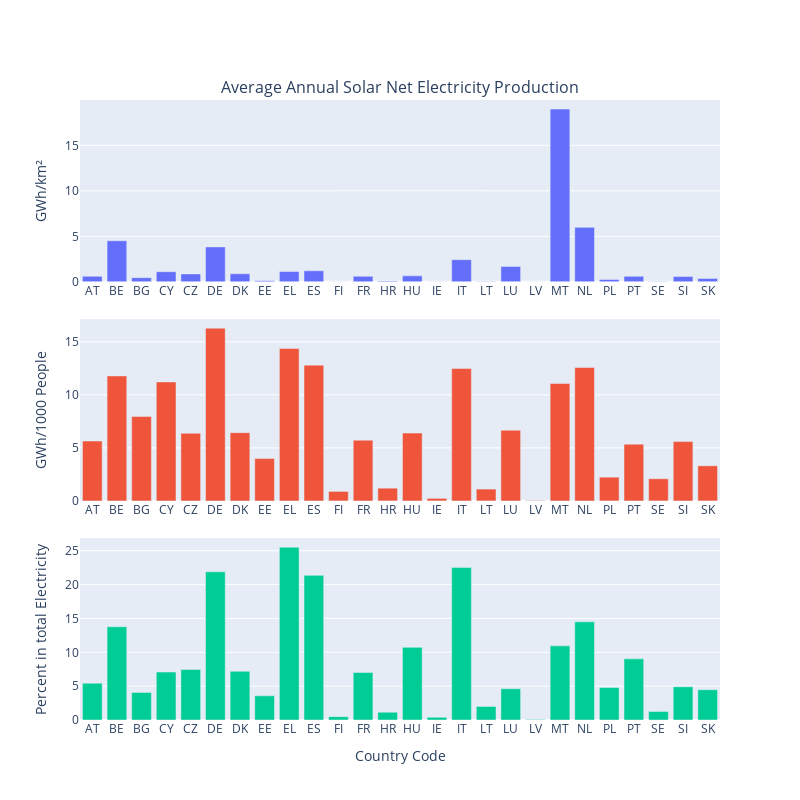

This figure's notebook cell:
### Code cell
fig = make_subplots(rows=3, cols=1, vertical_spacing=0.06,
                    subplot_titles=('Average Annual Solar Net Electricity Production',
                                    '',
                                    ''))

fig.add_trace(go.Bar(
                x=df_countries['country_code'],
                y=df_countries['solar_power_intensity_[GWh_per_km2]']),
                row=1, col=1
                )
fig.add_trace(go.Bar(
                x=df_countries['country_code'],
                y=df_countries['solar_power_intensity_[GWh_per_1000_capita]']),
                row=2, col=1
                )
fig.add_trace(go.Bar(
                x=df_countries['country_code'],
                y=df_countries['solar_share_in_total_electricity_[%]']),
                row=3, col=1
                )

fig.update_layout(height=800, width=800, showlegend=False)

fig.update_xaxes(title_text="Country Code", row=3, col=1)
fig.update_yaxes(title_text="GWh/km²", row=1, col=1)
fig.update_yaxes(title_text="GWh/1000 People", row=2, col=1)
fig.update_yaxes(title_text="Percent in total Electricity", row=3, col=1)

fig.show()

### Figure 1 — Plotly figure (JSON) as saved in the notebook; plotly's stock layout.template omitted (floating-point values rounded to 4 significant figures)
{"data": [{"type": "bar", "x": ["AT", "BE", "BG", "CY", "CZ", "DE", "DK", "EE", "EL", "ES", "FI", "FR", "HR", "HU", "IE", "IT", "LT", "LU", "LV", "MT", "NL", "PL", "PT", "SE", "SI", "SK"], "xaxis": "x", "y": [0.6126, 4.512, 0.4627, 1.116, 0.8754, 3.842, 0.8892, 0.1203, 1.136, 1.216, 0.01477, 0.6118, 0.08181, 0.6599, 0.01835, 2.438, 0.04883, 1.697, 0.00113, 18.98, 5.992, 0.2639, 0.6076, 0.04916, 0.5839, 0.3667], "yaxis": "y"}, {"type": "bar", "x": ["AT", "BE", "BG", "CY", "CZ", "DE", "DK", "EE", "EL", "ES", "FI", "FR", "HR", "HU", "IE", "IT", "LT", "LU", "LV", "MT", "NL", "PL", "PT", "SE", "SI", "SK"], "xaxis": "x2", "y": [5.644, 11.78, 7.965, 11.22, 6.377, 16.29, 6.434, 3.994, 14.37, 12.8, 0.8982, 5.73, 1.202, 6.394, 0.2435, 12.48, 1.116, 6.665, 0.03877, 11.07, 12.57, 2.24, 5.353, 2.09, 5.592, 3.312], "yaxis": "y2"}, {"type": "bar", "x": ["AT", "BE", "BG", "CY", "CZ", "DE", "DK", "EE", "EL", "ES", "FI", "FR", "HR", "HU", "IE", "IT", "LT", "LU", "LV", "MT", "NL", "PL", "PT", "SE", "SI", "SK"], "xaxis": "x3", "y": [5.441, 13.78, 4.069, 7.078, 7.451, 21.9, 7.193, 3.574, 25.52, 21.37, 0.4976, 7.01, 1.151, 10.73, 0.3961, 22.54, 1.997, 4.626, 0.06456, 10.95, 14.5, 4.802, 9.03, 1.262, 4.906, 4.476], "yaxis": "y3"}], "layout": {"annotations": [{"font": {"size": 16}, "showarrow": false, "text": "Average Annual Solar Net Electricity Production", "x": 0.5, "xanchor": "center", "xref": "paper", "y": 1, "yanchor": "bottom", "yref": "paper"}], "height": 800, "showlegend": false, "width": 800, "xaxis": {"anchor": "y", "domain": [0, 1]}, "xaxis2": {"anchor": "y2", "domain": [0, 1]}, "xaxis3": {"anchor": "y3", "domain": [0, 1], "title": {"text": "Country Code"}}, "yaxis": {"anchor": "x", "domain": [0.7067, 1], "title": {"text": "GWh/km²"}}, "yaxis2": {"anchor": "x2", "domain": [0.3533, 0.6467], "title": {"text": "GWh/1000 People"}}, "yaxis3": {"anchor": "x3", "domain": [0, 0.2933], "title": {"text": "Percent in total Electricity"}}}}
